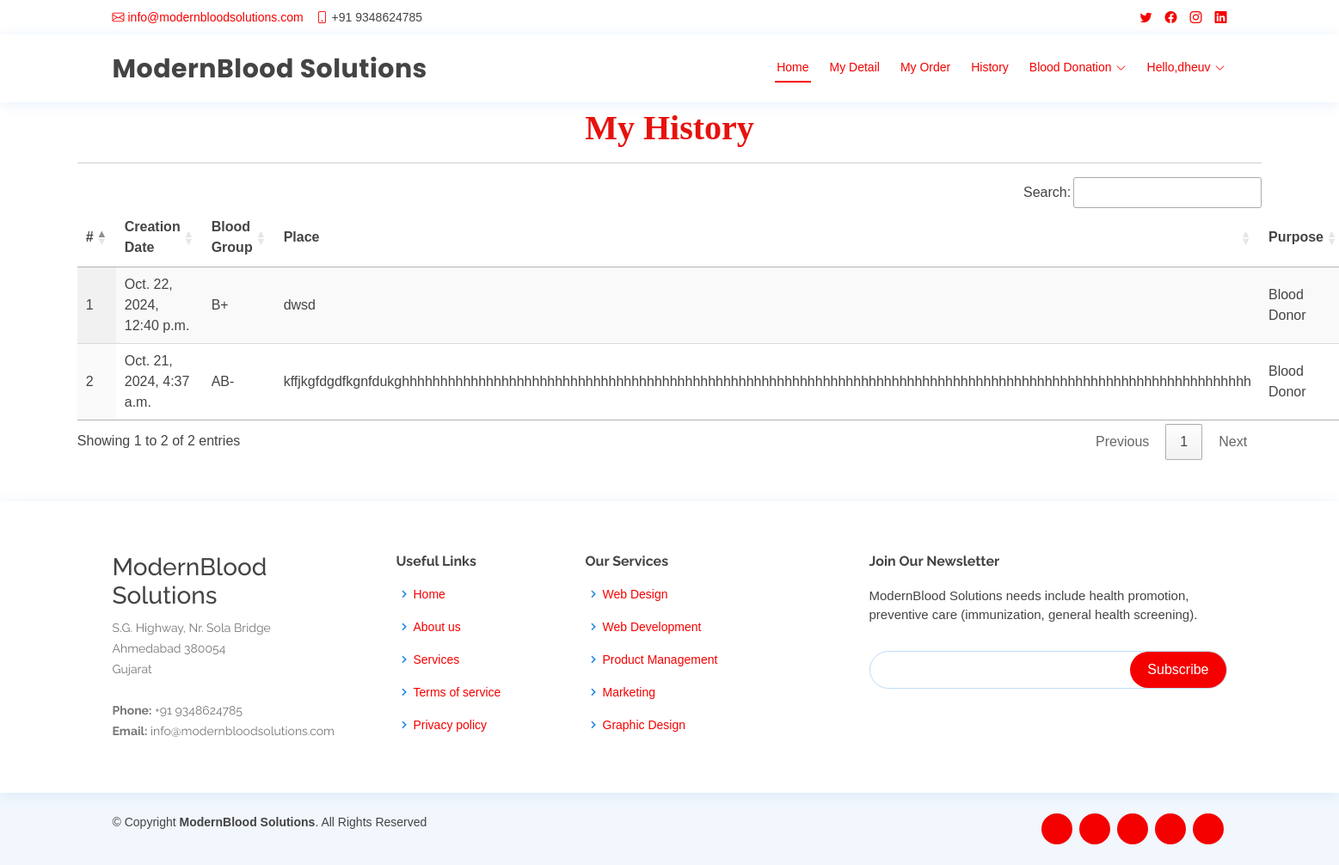
Screenshot of /history (signed in) with the database file from the repository.
### blood_app/models.py (models this page shows, shortened)
class Blood_Donation(models.Model):
    status = models.CharField(max_length=100, null=True, blank=True)
    user = models.ForeignKey(UserProfile, on_delete=models.CASCADE, null=True, blank=True)
    blood_group = models.ForeignKey(Category, on_delete=models.CASCADE, null=True, blank=True)
    place = models.CharField(max_length=100, null=True, blank=True)
    purpose = models.CharField(max_length=100, null=True, blank=True)
    created = models.DateTimeField(auto_now=True,null=True)
    active = models.BooleanField(null=True, blank=True, default=False)

class Category(models.Model):
    name = models.CharField(max_length=100, null=True, blank=True)

### blood_app/views.py (the view)
# urls.py: path('history', history, name='history'),
def history(request):
    user = UserProfile.objects.get(user=request.user)
    data = Blood_Donation.objects.filter(user=user)
    return render(request, "history.html", {'data':data})

### blood_app/templates/history.html (shortened to what this page needs)
{% extends 'index.html' %}
{% load static %}
{% block body %}
<div class="container-fluid" style="width:90%;margin-top:8%">
                    <div class="container-fluid">
                        <h1 align="center" style="font-weight:bold;font-family : 'Monotype Corsiva' ; color : #E6120E ;margin-top:4%">My History
                        </h1>
                         </div><hr>
                                <table id="example" class="display" style="width:100%">
                                  <thead>
                                    <tr>
                                      <th>#</th>
                                      <th>Creation Date</th>
                                      <th>Blood Group</th>
                                      <th>Place</th>
                                      <th>Purpose</th>
                                  </tr>
                              </thead>
                              <tbody>
                              {% for i in data %}
                                <tr>
                                  <td>{{forloop.counter}}</td>
                                  <td>{{i.created}}</td>
                                  <td>{{i.blood_group.name}}</td>
                                  <td>{{i.place}}</td>
                                  <td>{{i.purpose}}</td>
                              </tr>
                              {% endfor %}
                          </tbody>
                      </table>
                  </div>
{% endblock %}

### blood_app/templates/index.html (shortened to what this page needs)
<!DOCTYPE html>
<html lang="en">
  {% load static %}
<head>
  <link href="{% static 'vendor/fontawesome-free/css/all.min.css' %}" rel="stylesheet">
  <link href="{% static 'vendor/animate.css/animate.min.css' %}" rel="stylesheet">
  <link href="{% static 'vendor/bootstrap/css/bootstrap.min.css' %}" rel="stylesheet">
  <link href="{% static 'vendor/bootstrap-icons/bootstrap-icons.css' %}" rel="stylesheet">
  <link href="{% static 'vendor/boxicons/css/boxicons.min.css' %}" rel="stylesheet">
  <link href="{% static 'vendor/glightbox/css/glightbox.min.css' %}" rel="stylesheet">
  <link href="{% static 'vendor/remixicon/remixicon.css' %}" rel="stylesheet">
  <link href="{% static 'vendor/swiper/swiper-bundle.min.css' %}" rel="stylesheet">
  <link href="{% static 'css/style.css' %}" rel="stylesheet">
  <link rel="stylesheet" href="https://cdnjs.cloudflare.com/ajax/libs/font-awesome/4.7.0/css/font-awesome.min.css">
  <link rel='stylesheet' type='text/css' href="https://cdn.datatables.net/1.10.21/css/jquery.dataTables.min.css">
  <link rel='stylesheet' type='text/css' href="https://cdn.datatables.net/buttons/1.6.2/css/buttons.dataTables.min.css">
</head>
<body>
  <div id="topbar" class="d-flex align-items-center fixed-top">
    <div class="container d-flex justify-content-between">
      <div class="contact-info d-flex align-items-center">
        <i class="bi bi-envelope"></i> <a href="mailto:contact@example.com">info@modernbloodsolutions.com</a>
        <i class="bi bi-phone"></i> +91 9348624785
      </div>
      <div class="d-none d-lg-flex social-links align-items-center">
        <a href="#" class="twitter"><i class="bi bi-twitter"></i></a>
        <a href="#" class="facebook"><i class="bi bi-facebook"></i></a>
        <a href="#" class="instagram"><i class="bi bi-instagram"></i></a>
        <a href="#" class="linkedin"><i class="bi bi-linkedin"></i></i></a>
      </div>
    </div>
  </div>
  <header id="header" class="fixed-top">
    <div class="container d-flex align-items-center">
      <h1 class="logo me-auto">ModernBlood Solutions</h1>
      {% if request.user.is_staff %}
      <nav id="navbar" class="navbar order-last order-lg-0">
        <ul>
          <li><a class="nav-link scrollto active" href="{% url 'admin_home' %}">Home</a></li>
          <li class="dropdown"><a href="#"><span>Category</span> <i class="bi bi-chevron-down"></i></a>
            <ul>
              <li><a href="/add_category">Add Blood Category</a></li>
              <li><a href="/view_category">View Blood Category</a></li>
            </ul>
          </li>
          <li><a class="nav-link scrollto" href="/view_user">Users</a></li>
          <li><a class="nav-link scrollto" href="/all_order">All Order</a></li>
          <li class="dropdown"><a href="#"><span>Blood Donation</span> <i class="bi bi-chevron-down"></i></a>
            <ul>
              <li><a href="/request_blood">Request for Blood</a></li>
              <li><a href="/donator_blood">Donate for Blood</a></li>
            </ul>
          </li>
          <li class="dropdown">
            <a href="#" class="appointment-btn scrollto" style="color: #fff;"><span class="d-none d-md-inline">Welcome,</span> {{request.user.username}} <i class="bi bi-chevron-down"></i></a>
            <ul>
              <li><a href="{% url 'change_password' %}">Password</a></li>
              <li><a href="{% url 'logout' %}">Logout</a></li>
            </ul>
          </li>
        </ul>
        <i class="bi bi-list mobile-nav-toggle"></i>
      </nav>
      {% elif request.user.is_authenticated %}
      <nav id="navbar" class="navbar order-last order-lg-0">
        <ul>
          <li><a class="nav-link scrollto active" href="{% url 'home' %}">Home</a></li>
          <li><a class="nav-link scrollto" href="/profile">My Detail</a></li>
          <li><a class="nav-link scrollto" href="/my_order">My Order</a></li>
          <li><a class="nav-link scrollto" href="/history">History</a></li>
          <li class="dropdown"><a href="#"><span>Blood Donation</span> <i class="bi bi-chevron-down"></i></a>
          </li>
          <li class="dropdown"><a href="#"><span>Hello,{{request.user.username}}</span> <i class="bi bi-chevron-down"></i></a>
          </li>
        </ul>
      </nav>
      {% endif %}
  </header>
  <div class="mt-5 mb-5" style="margin-top:14%">
  {% block body %}
  {% endblock %}
  </div>
  <footer id="footer">
    <div class="footer-top">
      <div class="container">
        <div class="row">
          <div class="col-lg-3 col-md-6 footer-contact">
            <h3>ModernBlood Solutions</h3>
            <p>
              S.G. Highway, Nr. Sola Bridge <br>
              Ahmedabad 380054<br>
              Gujarat <br><br>
              <strong>Phone:</strong> +91 9348624785<br>
              <strong>Email:</strong>
              info@modernbloodsolutions.com<br>
            </p>
          </div>
          <div class="col-lg-2 col-md-6 footer-links">
            <h4>Useful Links</h4>
            <ul>
              <li><i class="bx bx-chevron-right"></i> <a href="#">Home</a></li>
              <li><i class="bx bx-chevron-right"></i> <a href="#">About us</a></li>
              <li><i class="bx bx-chevron-right"></i> <a href="#">Services</a></li>
              <li><i class="bx bx-chevron-right"></i> <a href="#">Terms of service</a></li>
              <li><i class="bx bx-chevron-right"></i> <a href="#">Privacy policy</a></li>
            </ul>
          </div>
          <div class="col-lg-3 col-md-6 footer-links">
            <h4>Our Services</h4>
            <ul>
              <li><i class="bx bx-chevron-right"></i> <a href="#">Web Design</a></li>
              <li><i class="bx bx-chevron-right"></i> <a href="#">Web Development</a></li>
              <li><i class="bx bx-chevron-right"></i> <a href="#">Product Management</a></li>
              <li><i class="bx bx-chevron-right"></i> <a href="#">Marketing</a></li>
              <li><i class="bx bx-chevron-right"></i> <a href="#">Graphic Design</a></li>
            </ul>
          </div>
          <div class="col-lg-4 col-md-6 footer-newsletter">
            <h4>Join Our Newsletter</h4>
            <p>ModernBlood Solutions needs include health promotion, preventive care (immunization, general health screening).</p>
            <form action="" method="post">
              <input type="email" name="email"><input type="submit" value="Subscribe">
            </form>
          </div>
        </div>
      </div>
    </div>
    <div class="container d-md-flex py-4">
      <div class="me-md-auto text-center text-md-start">
        <div class="copyright">
          &copy; Copyright <strong><span>ModernBlood Solutions</span></strong>. All Rights Reserved
        </div>
        <div class="credits">
        </div>
      </div>
      <div class="social-links text-center text-md-right pt-3 pt-md-0">
        <a href="#" class="twitter"><i class="bx bxl-twitter"></i></a>
        <a href="#" class="facebook"><i class="bx bxl-facebook"></i></a>
        <a href="#" class="instagram"><i class="bx bxl-instagram"></i></a>
        <a href="#" class="google-plus"><i class="bx bxl-skype"></i></a>
        <a href="#" class="linkedin"><i class="bx bxl-linkedin"></i></a>
      </div>
    </div>
  </footer>
</body>
</html>

### blood_app/static/css/style.css (style rules this page uses)
body { font-family: "Open Sans", sans-serif; color: #444444; }
a { color: #f50000 !important; text-decoration: none; }
h1, h2, h3, h4, h5, h6 { font-family: "Raleway", sans-serif; }
#topbar { background: #fff; height: 40px; font-size: 14px; transition: all 0.5s; z-index: 996; }
#topbar .contact-info a { line-height: 1; color: #444444; transition: 0.3s; }
#topbar .contact-info i { color: #f50000 !important; padding-right: 4px; margin-left: 15px; line-height: 0; }
#topbar .contact-info i:first-child { margin-left: 0; }
#topbar .social-links a { color: #437099; padding-left: 15px; display: inline-block; line-height: 1px; transition: 0.3s; }
#topbar .social-links a:first-child { border-left: 0; }
#header { background: #fff; transition: all 0.5s; z-index: 997; padding: 15px 0; top: 40px; box-shadow: 0px 2px 15px rgba(25, 119, 204, 0.1); }
#header .logo { font-size: 30px; margin: 0; padding: 0; line-height: 1; font-weight: 700; letter-spacing: 0.5px; font-family: "Poppins", sans-serif; }
.navbar { padding: 0; }
.navbar ul { margin: 0; padding: 0; display: flex; list-style: none; align-items: center; }
.navbar li { position: relative; }
.navbar>ul>li { position: relative; white-space: nowrap; padding: 8px 0 8px 20px; }
.navbar a, .navbar a:focus { display: flex; align-items: center; justify-content: space-between; font-size: 14px; color: #2c4964; white-space: nowrap; transition: 0.3s; border-bottom: 2px solid #fff; padding: 5px 2px; }
.navbar a i, .navbar a:focus i { font-size: 12px; line-height: 0; margin-left: 5px; }
.navbar a:hover, .navbar .active, .navbar .active:focus, .navbar li:hover>a { color: #f50000 !important; border-color: #f50000 !important; }
#footer { color: #444444; font-size: 14px; background: #f1f7fd; }
#footer .footer-top { padding: 60px 0 30px 0; background: #fff; box-shadow: 0px 2px 15px rgba(25, 119, 204, 0.1); }
#footer .footer-top .footer-contact { margin-bottom: 30px; }
#footer .footer-top .footer-contact p { font-size: 14px; line-height: 24px; margin-bottom: 0; font-family: "Raleway", sans-serif; color: #777777; }
#footer .footer-top h4 { font-size: 16px; font-weight: bold; color: #444444; position: relative; padding-bottom: 12px; }
#footer .footer-top .footer-links { margin-bottom: 30px; }
#footer .footer-top .footer-links ul { list-style: none; padding: 0; margin: 0; }
#footer .footer-top .footer-links ul i { padding-right: 2px; color: #1c84e3; font-size: 18px; line-height: 1; }
#footer .footer-top .footer-links ul li { padding: 10px 0; display: flex; align-items: center; }
#footer .footer-top .footer-links ul li:first-child { padding-top: 0; }
#footer .footer-top .footer-links ul a { color: #777777; transition: 0.3s; display: inline-block; line-height: 1; }
#footer .footer-newsletter { font-size: 15px; }
#footer .footer-newsletter h4 { font-size: 16px; font-weight: bold; color: #444444; position: relative; padding-bottom: 12px; }
#footer .footer-newsletter form { margin-top: 30px; background: #fff; padding: 6px 10px; position: relative; border-radius: 50px; text-align: left; border: 1px solid #bfdcf7; }
#footer .footer-newsletter form input[type=email] { border: 0; padding: 4px 8px; width: calc(100% - 100px); }
#footer .footer-newsletter form input[type=submit] { position: absolute; top: 0; right: 0; bottom: 0; border: 0; background: none; font-size: 16px; padding: 0 20px; background: #f50000 !important; color: #fff; transition: 0.3s; border-radius: 50px; }
#footer .credits { padding-top: 5px; font-size: 13px; color: #444444; }
#footer .social-links a { font-size: 18px; display: inline-block; background: #f50000 !important; color: #fff; line-height: 1; padding: 8px 0; margin-right: 4px; border-radius: 50%; text-align: center; width: 36px; height: 36px; transition: 0.3s; }

### blood_app/templates/history.html (style rules this page uses)
body { font-family: Arial, Helvetica, sans-serif; }

### rows the page displays
Blood_Donation: created "Oct. 22, 2024, 12:40 p.m.", blood_group.name "B+", place "dwsd", purpose "Blood Donor"
Blood_Donation: created "Oct. 21, 2024, 4:37 a.m.", blood_group.name "AB-", place "kffjkgfdgdfkgnfdukghhhhhhhhhhhhhhhhhhhhhhhhhhhhhhhhhhhhhhhhhhhhhhhhhhhhhhhhhhhhhhhhhhhhhhhhhhhhhhhhhhhhhhhhhhhhhhhhhhhhhhhhhhhhhhh", purpose "Blood Donor"

### other values shown
{{ request.user.username }} "dheuv"
